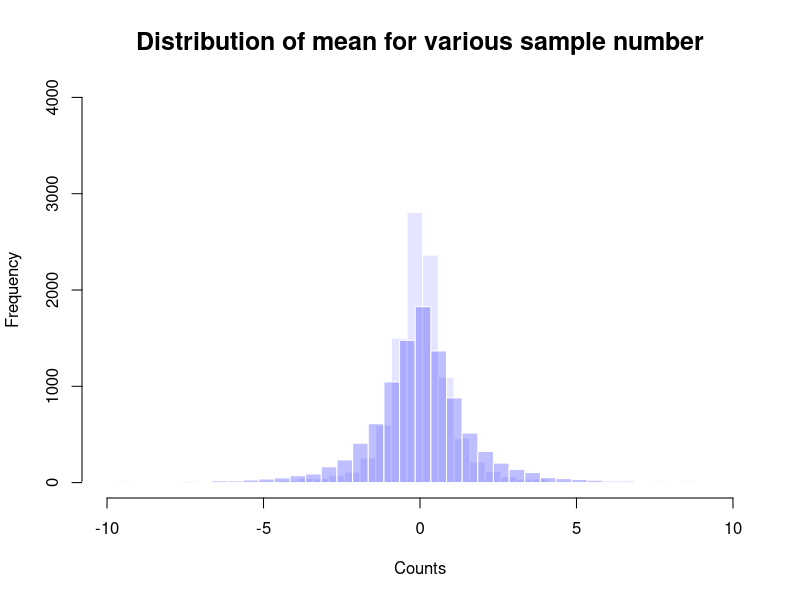
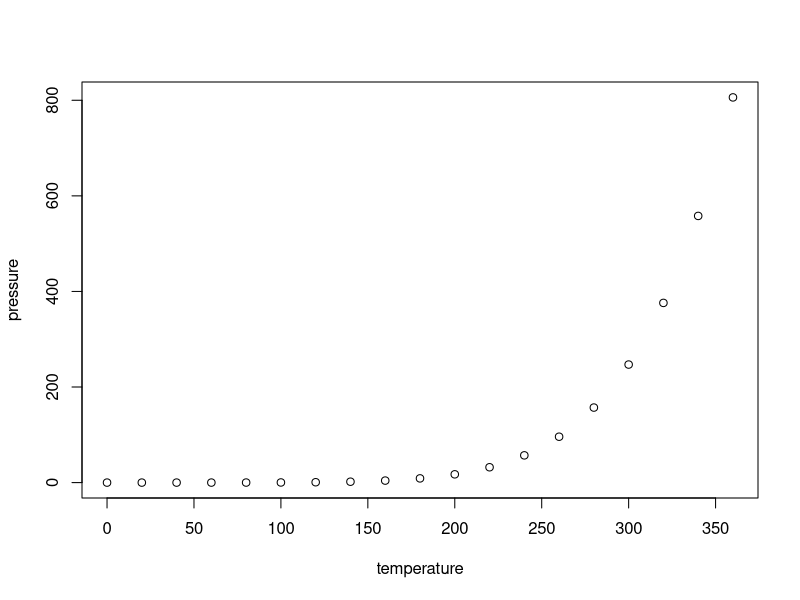

Recreate these plots in R, in order.
## ---- chunk 1
knitr::opts_chunk$set(echo = FALSE)
## ---- chunk 2
normalized_vector <- numeric()
sample_nb <- 3
mean_X <- 100
SD_X <- 1
iterations <- 10000

for (i in seq(iterations)) {
  X_replicates <- rnorm(n = sample_nb, mean = mean_X, sd = SD_X)
  
  X_estimated_mean <- mean(X_replicates)
  
  X_estimated_var <- var(X_replicates)
  
  if (sqrt(X_estimated_var) != 0) {
    normalized_vector <- c(normalized_vector, (X_estimated_mean - mean_X) / sqrt(X_estimated_var))
  }
}

random_student <- rt(n = 10000, df = sample_nb - 1)

h1 <- hist(normalized_vector, col=rgb(0,0,1,0.1), xlim = c(-10,10), ylim = c(0,4000),
           xlab = "Counts", main = "Distribution of mean for various sample number", cex.main = 1.5,
           breaks = seq(min(normalized_vector)-1, max(normalized_vector)+1, by = 0.5), border=F)
h2 <- hist(random_student, col=rgb(0,0,1,0.25),
           breaks = seq(min(random_student)-1, max(random_student)+1, by = 0.5), border=F, add=T)
## ---- chunk 3
success_vector <- numeric()
sample_nb <- 3
mean_X <- 100
mean_Y <- 50
mean_Z <- mean_X - mean_Y
iterations <- 1000

for (i in seq(iterations)) {
  X_replicates <- rpois(n = sample_nb, lambda = mean_X)
  Y_replicates <- rpois(n = sample_nb, lambda = mean_Y)
  
  X_estimated_mean <- mean(X_replicates)
  Y_estimated_mean <- mean(Y_replicates)
  
  X_estimated_var <- var(X_replicates)
  Y_estimated_var <- var(Y_replicates)
  
  X_random_values <- X_estimated_mean + rt(n = 10000, df = sample_nb - 1) * sqrt(X_estimated_var)
  
  Y_random_values <- Y_estimated_mean + rt(n = 10000, df = sample_nb - 1) * sqrt(Y_estimated_var)
  
  Z_random_values <- X_random_values - Y_random_values
  
  Z_quant <- quantile(Z_random_values, probs = c(0.159,0.841))
  
  new_rand_Z <- rpois(n = 1, lambda = mean_X) - rpois(n = 1, lambda = mean_Y)
  
  if(Z_quant[1] < new_rand_Z & Z_quant[2] > new_rand_Z) {
    success_vector <- c(success_vector, 1)
  } else {
    success_vector <- c(success_vector, 0)
  }
}

sum(success_vector)
## ---- chunk 4
summary(cars)
## ---- chunk 5
plot(pressure)
